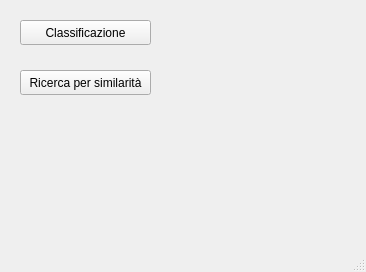
<?xml version="1.0" encoding="UTF-8"?>
<ui version="4.0">
 <class>MainWindow</class>
 <widget class="QMainWindow" name="MainWindow">
  <property name="geometry">
   <rect>
    <x>0</x>
    <y>0</y>
    <width>366</width>
    <height>272</height>
   </rect>
  </property>
  <property name="windowTitle">
   <string>Food</string>
  </property>
  <widget class="QWidget" name="centralwidget">
   <widget class="QPushButton" name="buttonClassification">
    <property name="geometry">
     <rect>
      <x>20</x>
      <y>20</y>
      <width>131</width>
      <height>25</height>
     </rect>
    </property>
    <property name="text">
     <string>Classificazione</string>
    </property>
   </widget>
   <widget class="QPushButton" name="buttonSearch">
    <property name="geometry">
     <rect>
      <x>20</x>
      <y>70</y>
      <width>131</width>
      <height>25</height>
     </rect>
    </property>
    <property name="text">
     <string>Ricerca per similarità</string>
    </property>
   </widget>
   <widget class="QLabel" name="labelLoading">
    <property name="geometry">
     <rect>
      <x>20</x>
      <y>116</y>
      <width>241</width>
      <height>21</height>
     </rect>
    </property>
    <property name="text">
     <string/>
    </property>
   </widget>
  </widget>
  <widget class="QMenuBar" name="menubar">
   <property name="geometry">
    <rect>
     <x>0</x>
     <y>0</y>
     <width>366</width>
     <height>22</height>
    </rect>
   </property>
  </widget>
  <widget class="QStatusBar" name="statusbar"/>
 </widget>
 <resources/>
 <connections/>
</ui>
